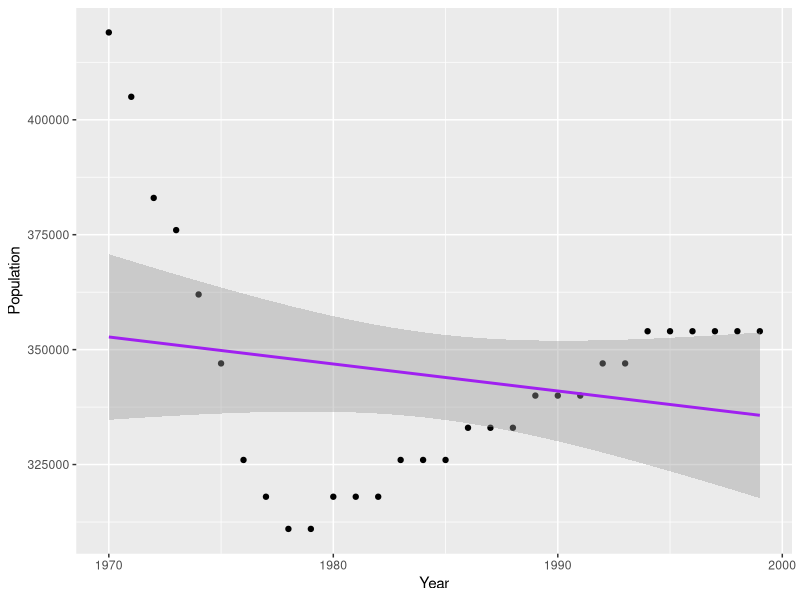

R code for this plot:
## ---- chunk 1
# Add if statements to separate cts and discrete data
#xx for discrete, we'll do classic glm, poi, nb, nls
# for cts, we'll do classic glm, exp, beta
# may be helpful to export:
#   plot with each fit
#xx   aic values
#   residual plots
#   maybe make reco based on aic, subjective
library(tidyverse)
library(here)
library(MASS)
whale <- read_csv(here("data", "sperm_whale_pop.csv"))
monarch <- read_csv(here("data", "monarch.csv"))
## ---- chunk 2

pop.decline.dis <- function(df, ntimes){
  
  if(class(df$Population) == "integer"){
  glm.fit <- glm(df$Population ~ df$Year, data = df)
  fit.poi <- glm(df$Population ~ df$Year, data = df, family = "poisson")
  fit.nb <- glm.nb(df$Population ~ df$Year, data = df)
  lm.fit <- lm(log(Population) ~ log(Year), data = df)
  #nls.fit <- nls(Population ~ b0*Year^b1, 
    #data = df, start = list(b0 = exp(coef(lm.fit)[1]), b1 = coef(lm.fit)[2]))
  
  #compare AIC
  mods <- c("Linear Model", "Poisson", "Negative Binomial")
  aics <- c(summary(glm.fit)$aic, summary(fit.poi)$aic, summary(fit.nb)$aic)
  #aic_summary <- cat(mods, "\n", aics)
  aic_summary <- cat("AIC for Each Model", "\n",
               mods[1], ": ", aics[1], "\n", 
               mods[2], ": ", aics[2], "\n",
               mods[3], ": ", aics[3], "\n")
  
  #show plot with each model fit
  plot1 <- ggplot(data = df, aes(x = Year, y = Population)) +
  geom_point() +
  #geom_smooth (method = "nls",
   #            formula = y ~ b0*x^b1, 
    #data = monarch, start = c(b0 = exp(coef(lm.fit)[1]), b1 = coef(lm.fit)[2]), color = "yellow") +
  geom_smooth(method='glm',formula=y~x, method.args = list(family = "poisson"), color = "orange") +
  geom_smooth(method='glm',formula=y~x, color = "purple") + 
  geom_smooth(method='glm.nb',formula=y~x, color = "green")
  labs(x = "Year", y = "Population")
  
  #show residual plots
  resid.plot1 <- plot(glm.fit$residuals)
  resid.plot2 <- plot(fit.poi$residuals)
  resid.plot3 <- plot(fit.nb$residuals)
  
  structure(list(aic_summary))
  par(mfrow = c(2,2))
  return(list(plot1, resid.plot1, resid.plot2, resid.plot3))
  
  }
  if(class(df$Population) == "numeric"){
    glm.fit <- glm(df$Population ~ df$Year, data = df)
    fit.exp <- glm(df$Population ~ df$Year, data = df, family = "Gamma")
    #fit.beta <- glm(df$Population ~ df$Year, data = df, family = "beta")
    
    lm.fit <- lm(log(Population) ~ log(Year), data = df)
    #nls.fit <- nls(Population ~ b0*Year^b1, 
    #data = df, start = list(b0 = exp(coef(lm.fit)[1]), b1 = coef(lm.fit)[2]))
  
  #compare AIC
  mods <- c("Linear Model", "Exponential", "Nonlinear Least Squares")
  aics <- c(summary(glm.fit)$aic, summary(fit.exp)$aic)#, summary(nls.fit)$aic)
  aic_summary <- cat(mods, "\n", aics)
  
  #show plot with each model fit
  plot1 <- ggplot(data = df, aes(x = Year, y = Population)) +
  geom_point() +
  # geom_smooth (method = "nls",
  #             formula = y ~ b0*x^b1, 
  #   data = monarch, start = c(b0 = exp(coef(lm.fit)[1]), b1 = coef(lm.fit)[2]), color = "yellow") +
  #geom_smooth(method='glm',formula=y~x, method.args = list(family = "Gamma"), color = "orange") +
  geom_smooth(method='glm',formula=y~x, color = "purple") + 
  #geom_smooth(method='glm.nb',formula=y~x, color = "green")
  labs(x = "Year", y = "Population") 
  
  structure(list(aic_summary))
  return(list(plot1))
  }
}

pop.decline.dis(df = whale, ntimes = 100)
pop.decline.dis(df = monarch, ntimes = 100)

